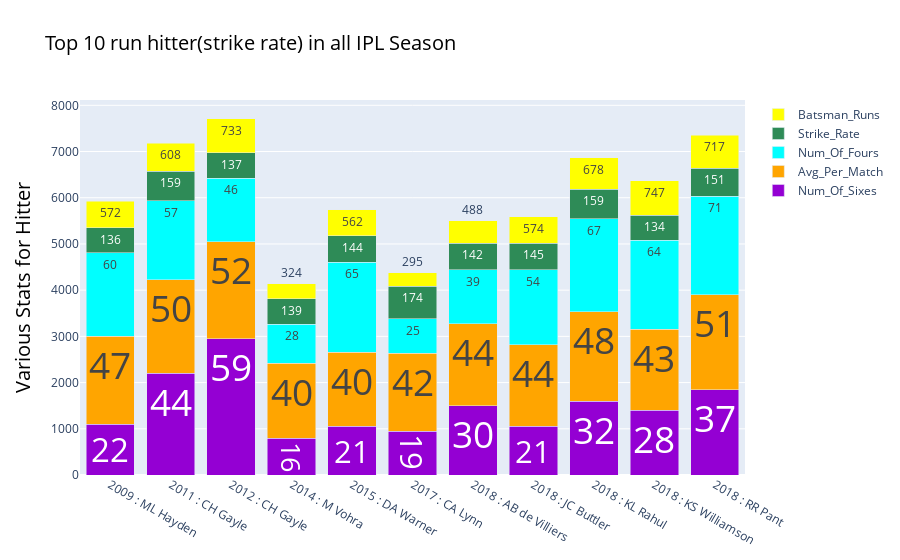

Notebook source saved alongside this figure:
### Markdown cell above
Finding:  
               1. CH Gayle appeared twice in list of maximum runs in each IPL season.
               2. V kohli highest score in all IPL seasons till now.

### Code cell
# Dependable hitter who can change matches with high strinke rate and higher runs ine ach season
top_hitters= batsman_stats[(batsman_stats['batsman_runs']>(122*2)) &
                            (batsman_stats['num_of_fours']>(14)) &
                            (batsman_stats['num_of_sixes']>(7)) &
                            (batsman_stats['avg_per_match']>(13*3)) &
                            (batsman_stats['strike_rate']>(96*1.4))    
                            ].reset_index()
trace0 = go.Bar(x=top_hitters['season'] +' : '+ top_hitters['batsman'],
                y= top_hitters['batsman_runs'],
                text=top_hitters['batsman_runs'],
                textposition= 'auto',
                name ='Batsman_Runs',
                marker =dict(color='yellow'))
trace1 = go.Bar(x=top_hitters['season'] +' : '+ top_hitters['batsman'],
                y= top_hitters['strike_rate']*4,
                text=top_hitters['strike_rate'].astype(int),
                textposition= 'auto',
                name ='Strike_Rate',
                marker =dict(color='seagreen'))
trace2 = go.Bar(x=top_hitters['season'] +' : '+ top_hitters['batsman'],
                y= top_hitters['avg_per_match']*40,
                text=top_hitters['avg_per_match'].astype(int),
                textposition= 'auto',textfont =dict(size=1000),
                name ='Avg_Per_Match',
                marker =dict(color='orange'))
trace3 = go.Bar(x=top_hitters['season'] +' : '+ top_hitters['batsman'],
                y= top_hitters['num_of_sixes']*50,
                text=top_hitters['num_of_sixes'],textfont =dict(size=1000),
                textposition= 'auto',
                name ='Num_Of_Sixes',
                marker =dict(color='darkviolet'))
trace4 = go.Bar(x=top_hitters['season'] +' : '+ top_hitters['batsman'],
                y= top_hitters['num_of_fours']*30,
                text=top_hitters['num_of_fours'],
                textposition= 'auto',
                name ='Num_Of_Fours',
                marker =dict(color='aqua'))
data_top_hitter =[trace3,trace2,trace4,trace1,trace0]
layout_top_hitters = go.Layout(title =dict(text ='Top 10 run hitter(strike rate) in all IPL Season', 
                                         font = {'size': 20,'color':'black'}),
                             yaxis =dict(title_text = "Various Stats for Hitter",
                                         title_font = {'size': 20,'color':'black'}),barmode='stack'
                            )
fig_top_hitters =go.Figure(data=data_top_hitter,layout=layout_top_hitters)
fig_top_hitters.show()

### Figure 1 — Plotly figure (JSON) as saved in the notebook; plotly's stock layout.template omitted (floating-point values rounded to 4 significant figures)
{"data": [{"marker": {"color": "darkviolet"}, "name": "Num_Of_Sixes", "text": [22, 44, 59, 16, 21, 19, 30, 21, 32, 28, 37], "textfont": {"size": 1000}, "textposition": "auto", "type": "bar", "x": ["2009 : ML Hayden", "2011 : CH Gayle", "2012 : CH Gayle", "2014 : M Vohra", "2015 : DA Warner", "2017 : CA Lynn", "2018 : AB de Villiers", "2018 : JC Buttler", "2018 : KL Rahul", "2018 : KS Williamson", "2018 : RR Pant"], "y": [1100, 2200, 2950, 800, 1050, 950, 1500, 1050, 1600, 1400, 1850]}, {"marker": {"color": "orange"}, "name": "Avg_Per_Match", "text": [47, 50, 52, 40, 40, 42, 44, 44, 48, 43, 51], "textfont": {"size": 1000}, "textposition": "auto", "type": "bar", "x": ["2009 : ML Hayden", "2011 : CH Gayle", "2012 : CH Gayle", "2014 : M Vohra", "2015 : DA Warner", "2017 : CA Lynn", "2018 : AB de Villiers", "2018 : JC Buttler", "2018 : KL Rahul", "2018 : KS Williamson", "2018 : RR Pant"], "y": [1907.0, 2027.0, 2094.0, 1620, 1606.0, 1686.0, 1775.0, 1766.0, 1937.0, 1758.0, 2049.0]}, {"marker": {"color": "aqua"}, "name": "Num_Of_Fours", "text": [60, 57, 46, 28, 65, 25, 39, 54, 67, 64, 71], "textposition": "auto", "type": "bar", "x": ["2009 : ML Hayden", "2011 : CH Gayle", "2012 : CH Gayle", "2014 : M Vohra", "2015 : DA Warner", "2017 : CA Lynn", "2018 : AB de Villiers", "2018 : JC Buttler", "2018 : KL Rahul", "2018 : KS Williamson", "2018 : RR Pant"], "y": [1800, 1710, 1380, 840, 1950, 750, 1170, 1620, 2010, 1920, 2130]}, {"marker": {"color": "seagreen"}, "name": "Strike_Rate", "text": [136, 159, 137, 139, 144, 174, 142, 145, 159, 134, 151], "textposition": "auto", "type": "bar", "x": ["2009 : ML Hayden", "2011 : CH Gayle", "2012 : CH Gayle", "2014 : M Vohra", "2015 : DA Warner", "2017 : CA Lynn", "2018 : AB de Villiers", "2018 : JC Buttler", "2018 : KL Rahul", "2018 : KS Williamson", "2018 : RR Pant"], "y": [547.2, 637.3, 551.6, 559.1, 576.7, 698.6, 568.1, 582.4, 637.8, 538.5, 608.0]}, {"marker": {"color": "yellow"}, "name": "Batsman_Runs", "text": [572, 608, 733, 324, 562, 295, 488, 574, 678, 747, 717], "textposition": "auto", "type": "bar", "x": ["2009 : ML Hayden", "2011 : CH Gayle", "2012 : CH Gayle", "2014 : M Vohra", "2015 : DA Warner", "2017 : CA Lynn", "2018 : AB de Villiers", "2018 : JC Buttler", "2018 : KL Rahul", "2018 : KS Williamson", "2018 : RR Pant"], "y": [572, 608, 733, 324, 562, 295, 488, 574, 678, 747, 717]}], "layout": {"barmode": "stack", "title": {"font": {"color": "black", "size": 20}, "text": "Top 10 run hitter(strike rate) in all IPL Season"}, "yaxis": {"title": {"font": {"color": "black", "size": 20}, "text": "Various Stats for Hitter"}}}}
